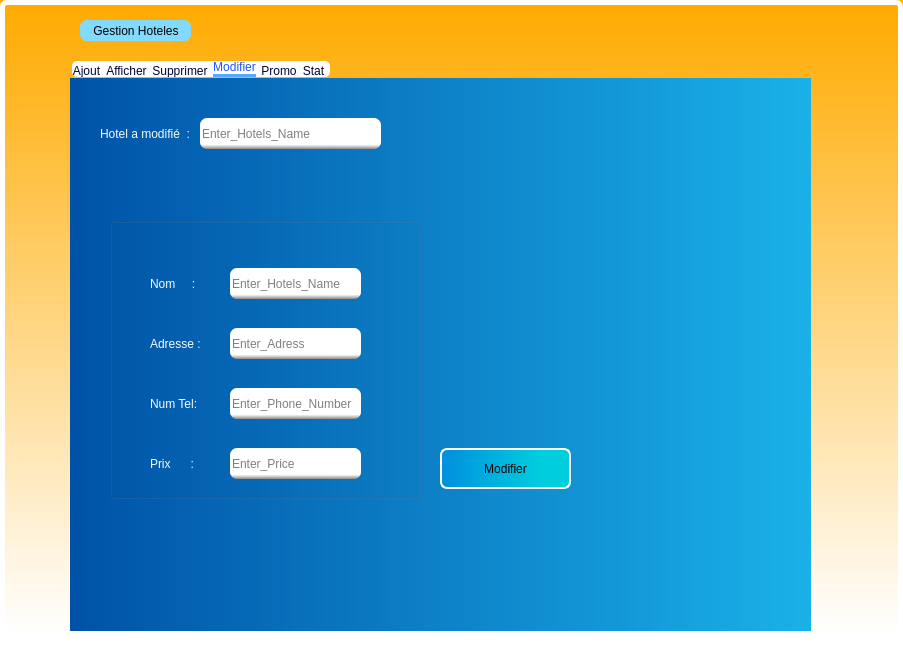
<?xml version="1.0" encoding="UTF-8"?>
<ui version="4.0">
 <class>G_Hoteles</class>
 <widget class="QDialog" name="G_Hoteles">
  <property name="geometry">
   <rect>
    <x>0</x>
    <y>0</y>
    <width>903</width>
    <height>650</height>
   </rect>
  </property>
  <property name="windowTitle">
   <string>Dialog</string>
  </property>
  <property name="autoFillBackground">
   <bool>false</bool>
  </property>
  <property name="styleSheet">
   <string notr="true">QDialog{
background-color:qlineargradient(spread:pad, x1:1, y1:0, x2:1, y2:1, stop:0 rgba(255, 170, 0, 255), stop:0.977273 rgba(255, 255, 255, 255));
border:5px solid white;
border-radius:7px;
}</string>
  </property>
  <widget class="QTabWidget" name="tabWidget_GH">
   <property name="geometry">
    <rect>
     <x>70</x>
     <y>60</y>
     <width>741</width>
     <height>571</height>
    </rect>
   </property>
   <property name="styleSheet">
    <string notr="true">QTabWidget::pane{
position:relative;
/*background-color: qlineargradient(spread:pad, x1:0, y1:0.556818, x2:0.857955, y2:0.579545, stop:0 rgba(0, 0, 70, 255), stop:1 rgba(28, 181, 224, 255));
*/
background-color:qlineargradient(spread:pad, x1:0, y1:0, x2:1, y2:0, stop:0 rgba(0, 82, 167, 255), stop:1 rgba(26, 177, 232, 255));
border:none;

}
QTabWidget::tab-bar{
    bottom:1px;
    left:1.75px
}

QTabBar{
background-color:white;
    border-radius:5px;
    margin-top:1px;
}

QTabBar::tab {
    color:rgb(1,3,52);
    border:none;
    min-width:9em;
    min-height:3em;
    margin-right:5px;

}
QTabBar::tab::hover,QTabBar::tab::selected{
    color:rgb(33,86,250);
    border:none;

}
QTabBar::tab::selected{
    border-bottom:4px solid rgb(85, 170, 255);
}
QTabBar::tab:!selected{
margin-top:4px;
}</string>
   </property>
   <property name="currentIndex">
    <number>3</number>
   </property>
   <widget class="QWidget" name="tab">
    <property name="styleSheet">
     <string notr="true"/>
    </property>
    <attribute name="title">
     <string>Ajout</string>
    </attribute>
    <widget class="QPushButton" name="pb_ajouter">
     <property name="geometry">
      <rect>
       <x>350</x>
       <y>390</y>
       <width>131</width>
       <height>41</height>
      </rect>
     </property>
     <property name="font">
      <font>
       <weight>75</weight>
       <bold>true</bold>
      </font>
     </property>
     <property name="styleSheet">
      <string notr="true">QPushButton{
background-color:qlineargradient(spread:pad, x1:0, y1:0, x2:0.773, y2:0, stop:0 rgba(0, 143, 222, 255), stop:1 rgba(0, 205, 222, 255));
border: 2px solid white;
border-radius:7px;
color:rgb(255, 255, 255);
/*border-radius:20px;*/
}
QPushButton:hover{
background-color:qlineargradient(spread:pad, x1:0, y1:0, x2:1, y2:0.04, stop:0 rgba(88, 206, 255, 255), stop:1 rgba(0, 153, 255, 255));
}
QPushButton:pressed{
background-color:qlineargradient(spread:pad, x1:0, y1:0, x2:1, y2:0, stop:0 rgba(0, 66, 134, 255), stop:0.977273 rgba(23, 155, 203, 255), stop:1 rgba(255, 255, 255, 255));
}</string>
     </property>
     <property name="text">
      <string>Ajouter</string>
     </property>
    </widget>
    <widget class="QLineEdit" name="le_nom">
     <property name="geometry">
      <rect>
       <x>150</x>
       <y>110</y>
       <width>131</width>
       <height>31</height>
      </rect>
     </property>
     <property name="styleSheet">
      <string notr="true">QLineEdit{
background-color:qlineargradient(spread:pad, x1:0, y1:0.857, x2:0, y2:1, stop:0 rgba(255, 255, 255, 255), stop:1 rgba(139, 139, 139, 255));
border:none;
border-radius:7px;
}</string>
     </property>
     <property name="placeholderText">
      <string>Enter_Hotels_Name</string>
     </property>
    </widget>
    <widget class="QLabel" name="label_3">
     <property name="geometry">
      <rect>
       <x>70</x>
       <y>110</y>
       <width>51</width>
       <height>31</height>
      </rect>
     </property>
     <property name="font">
      <font>
       <weight>75</weight>
       <bold>true</bold>
      </font>
     </property>
     <property name="styleSheet">
      <string notr="true">QLabel{
background-color:none;
border:none;
color:rgb(243, 252, 255);
}</string>
     </property>
     <property name="text">
      <string>Nom     :</string>
     </property>
    </widget>
    <widget class="QLabel" name="label_5">
     <property name="geometry">
      <rect>
       <x>70</x>
       <y>170</y>
       <width>51</width>
       <height>31</height>
      </rect>
     </property>
     <property name="font">
      <font>
       <weight>75</weight>
       <bold>true</bold>
      </font>
     </property>
     <property name="styleSheet">
      <string notr="true">QLabel{
background-color:none;
border:none;
color:rgb(243, 252, 255);
}</string>
     </property>
     <property name="text">
      <string>Adresse :</string>
     </property>
    </widget>
    <widget class="QLineEdit" name="l_adresse">
     <property name="geometry">
      <rect>
       <x>150</x>
       <y>170</y>
       <width>131</width>
       <height>31</height>
      </rect>
     </property>
     <property name="styleSheet">
      <string notr="true">QLineEdit{
background-color:qlineargradient(spread:pad, x1:0, y1:0.857, x2:0, y2:1, stop:0 rgba(255, 255, 255, 255), stop:1 rgba(139, 139, 139, 255));
border:none;
border-radius:7px;
}</string>
     </property>
     <property name="placeholderText">
      <string>Enter_Adress</string>
     </property>
    </widget>
    <widget class="QLabel" name="label_6">
     <property name="geometry">
      <rect>
       <x>70</x>
       <y>230</y>
       <width>51</width>
       <height>31</height>
      </rect>
     </property>
     <property name="font">
      <font>
       <weight>75</weight>
       <bold>true</bold>
      </font>
     </property>
     <property name="styleSheet">
      <string notr="true">QLabel{
background-color:none;
border:none;
color:rgb(243, 252, 255);
}</string>
     </property>
     <property name="text">
      <string>Num Tel:</string>
     </property>
    </widget>
    <widget class="QLineEdit" name="le_tel">
     <property name="geometry">
      <rect>
       <x>150</x>
       <y>230</y>
       <width>131</width>
       <height>31</height>
      </rect>
     </property>
     <property name="styleSheet">
      <string notr="true">QLineEdit{
background-color:qlineargradient(spread:pad, x1:0, y1:0.857, x2:0, y2:1, stop:0 rgba(255, 255, 255, 255), stop:1 rgba(139, 139, 139, 255));
border:none;
border-radius:7px;
}</string>
     </property>
     <property name="placeholderText">
      <string>Enter_Phone_Number</string>
     </property>
    </widget>
    <widget class="QLabel" name="label_7">
     <property name="geometry">
      <rect>
       <x>70</x>
       <y>290</y>
       <width>51</width>
       <height>31</height>
      </rect>
     </property>
     <property name="font">
      <font>
       <weight>75</weight>
       <bold>true</bold>
      </font>
     </property>
     <property name="styleSheet">
      <string notr="true">QLabel{
background-color:none;
border:none;
color:rgb(243, 252, 255);
}</string>
     </property>
     <property name="text">
      <string>Prix      :</string>
     </property>
    </widget>
    <widget class="QLineEdit" name="le_prix">
     <property name="geometry">
      <rect>
       <x>150</x>
       <y>290</y>
       <width>131</width>
       <height>31</height>
      </rect>
     </property>
     <property name="styleSheet">
      <string notr="true">QLineEdit{
background-color:qlineargradient(spread:pad, x1:0, y1:0.857, x2:0, y2:1, stop:0 rgba(255, 255, 255, 255), stop:1 rgba(139, 139, 139, 255));
border:none;
border-radius:7px;
}</string>
     </property>
     <property name="placeholderText">
      <string>Enter_Price</string>
     </property>
    </widget>
    <widget class="QLabel" name="label_log">
     <property name="geometry">
      <rect>
       <x>510</x>
       <y>280</y>
       <width>231</width>
       <height>221</height>
      </rect>
     </property>
     <property name="styleSheet">
      <string notr="true">QLabel{
background-color:none;
border:none;
}</string>
     </property>
     <property name="text">
      <string/>
     </property>
     <property name="pixmap">
      <pixmap>../pngBT.png</pixmap>
     </property>
     <property name="scaledContents">
      <bool>true</bool>
     </property>
    </widget>
    <widget class="QDateEdit" name="Date">
     <property name="geometry">
      <rect>
       <x>190</x>
       <y>380</y>
       <width>101</width>
       <height>22</height>
      </rect>
     </property>
     <property name="styleSheet">
      <string notr="true">Date{
background-color:qlineargradient(spread:pad, x1:0, y1:0.857, x2:0, y2:1, stop:0 rgba(255, 255, 255, 255), stop:1 rgba(139, 139, 139, 255));
border:none;
border-radius:10px;
}
QDateEdit{
border-radius:10px;
background-color:qlineargradient(spread:pad, x1:0, y1:0.857, x2:0, y2:1, stop:0 rgba(255, 255, 255, 255), stop:1 rgba(139, 139, 139, 255));
}</string>
     </property>
    </widget>
    <widget class="QLabel" name="DateLabel">
     <property name="geometry">
      <rect>
       <x>80</x>
       <y>380</y>
       <width>101</width>
       <height>20</height>
      </rect>
     </property>
     <property name="styleSheet">
      <string notr="true">QLabel{
color:rgb(253,250,250);

}</string>
     </property>
     <property name="text">
      <string>Check in :</string>
     </property>
    </widget>
    <widget class="QDateEdit" name="Date_2">
     <property name="geometry">
      <rect>
       <x>190</x>
       <y>430</y>
       <width>101</width>
       <height>22</height>
      </rect>
     </property>
     <property name="styleSheet">
      <string notr="true">Date{
background-color:qlineargradient(spread:pad, x1:0, y1:0.857, x2:0, y2:1, stop:0 rgba(255, 255, 255, 255), stop:1 rgba(139, 139, 139, 255));
border:none;
border-radius:10px;
}
QDateEdit{
border-radius:10px;
background-color:qlineargradient(spread:pad, x1:0, y1:0.857, x2:0, y2:1, stop:0 rgba(255, 255, 255, 255), stop:1 rgba(139, 139, 139, 255));
}</string>
     </property>
    </widget>
    <widget class="QLabel" name="DateLabel_2">
     <property name="geometry">
      <rect>
       <x>80</x>
       <y>430</y>
       <width>101</width>
       <height>20</height>
      </rect>
     </property>
     <property name="styleSheet">
      <string notr="true">QLabel{
color:rgb(253,250,250);

}</string>
     </property>
     <property name="text">
      <string>Check out :</string>
     </property>
    </widget>
    <widget class="QGroupBox" name="groupBox_2">
     <property name="geometry">
      <rect>
       <x>40</x>
       <y>350</y>
       <width>261</width>
       <height>131</height>
      </rect>
     </property>
     <property name="title">
      <string/>
     </property>
    </widget>
    <widget class="QLabel" name="label_2">
     <property name="geometry">
      <rect>
       <x>70</x>
       <y>40</y>
       <width>211</width>
       <height>51</height>
      </rect>
     </property>
     <property name="maximumSize">
      <size>
       <width>16777215</width>
       <height>16777215</height>
      </size>
     </property>
     <property name="font">
      <font>
       <pointsize>16</pointsize>
       <weight>75</weight>
       <bold>true</bold>
      </font>
     </property>
     <property name="styleSheet">
      <string notr="true">QLabel{
color:rgb(255, 255, 255);
}</string>
     </property>
     <property name="text">
      <string>Ajouter un Hotel</string>
     </property>
    </widget>
    <zorder>groupBox_2</zorder>
    <zorder>pb_ajouter</zorder>
    <zorder>le_nom</zorder>
    <zorder>label_3</zorder>
    <zorder>label_5</zorder>
    <zorder>l_adresse</zorder>
    <zorder>label_6</zorder>
    <zorder>le_tel</zorder>
    <zorder>label_7</zorder>
    <zorder>le_prix</zorder>
    <zorder>label_log</zorder>
    <zorder>Date</zorder>
    <zorder>DateLabel</zorder>
    <zorder>Date_2</zorder>
    <zorder>DateLabel_2</zorder>
    <zorder>label_2</zorder>
   </widget>
   <widget class="QWidget" name="tab_6">
    <attribute name="title">
     <string>Afficher</string>
    </attribute>
    <widget class="QTableView" name="tab_hotel">
     <property name="geometry">
      <rect>
       <x>40</x>
       <y>40</y>
       <width>411</width>
       <height>371</height>
      </rect>
     </property>
     <property name="styleSheet">
      <string notr="true">QTableView{
border-radius:15px;
background-color:qlineargradient(spread:pad, x1:1, y1:0.824, x2:1, y2:0.977, stop:0 rgba(255, 255, 255, 255), stop:1 rgba(69, 87, 96, 255));
}</string>
     </property>
    </widget>
   </widget>
   <widget class="QWidget" name="tab_5">
    <property name="styleSheet">
     <string notr="true"/>
    </property>
    <attribute name="title">
     <string>Supprimer</string>
    </attribute>
    <widget class="QLabel" name="label_12">
     <property name="geometry">
      <rect>
       <x>60</x>
       <y>170</y>
       <width>101</width>
       <height>41</height>
      </rect>
     </property>
     <property name="styleSheet">
      <string notr="true">QLabel{
background-color:none;
border:none;
color:rgb(243, 252, 255);
}</string>
     </property>
     <property name="text">
      <string>Hotel a supprimé  :     </string>
     </property>
    </widget>
    <widget class="QLineEdit" name="le_hotel_supp">
     <property name="geometry">
      <rect>
       <x>170</x>
       <y>170</y>
       <width>181</width>
       <height>41</height>
      </rect>
     </property>
     <property name="styleSheet">
      <string notr="true">QLineEdit{
background-color:none;
border:none;
border-radius:7px;
}</string>
     </property>
     <property name="placeholderText">
      <string>Enter_Hotels_Id</string>
     </property>
    </widget>
    <widget class="QPushButton" name="pb_supprimer">
     <property name="geometry">
      <rect>
       <x>400</x>
       <y>170</y>
       <width>131</width>
       <height>41</height>
      </rect>
     </property>
     <property name="styleSheet">
      <string notr="true">QPushButton{
background-color:qlineargradient(spread:pad, x1:0, y1:0, x2:0.773, y2:0, stop:0 rgba(0, 143, 222, 255), stop:1 rgba(0, 205, 222, 255));
border: 2px solid white;
border-radius:7px;
/*border-radius:20px;*/
}
QPushButton:hover{
background-color:qlineargradient(spread:pad, x1:0, y1:0, x2:1, y2:0.04, stop:0 rgba(88, 206, 255, 255), stop:1 rgba(0, 153, 255, 255));
}
QPushButton:pressed{
background-color:qlineargradient(spread:pad, x1:0, y1:0, x2:1, y2:0, stop:0 rgba(0, 66, 134, 255), stop:0.977273 rgba(23, 155, 203, 255), stop:1 rgba(255, 255, 255, 255));
}</string>
     </property>
     <property name="text">
      <string>Supprimé</string>
     </property>
    </widget>
   </widget>
   <widget class="QWidget" name="tab_2">
    <property name="styleSheet">
     <string notr="true"/>
    </property>
    <attribute name="title">
     <string>Modifier</string>
    </attribute>
    <widget class="QLineEdit" name="lineEdit_3">
     <property name="geometry">
      <rect>
       <x>130</x>
       <y>40</y>
       <width>181</width>
       <height>31</height>
      </rect>
     </property>
     <property name="styleSheet">
      <string notr="true">QLineEdit{
background-color:qlineargradient(spread:pad, x1:0, y1:0.857, x2:0, y2:1, stop:0 rgba(255, 255, 255, 255), stop:1 rgba(139, 139, 139, 255));
border:none;
border-radius:7px;
}</string>
     </property>
     <property name="placeholderText">
      <string>Enter_Hotels_Name</string>
     </property>
    </widget>
    <widget class="QLabel" name="label_4">
     <property name="geometry">
      <rect>
       <x>30</x>
       <y>40</y>
       <width>91</width>
       <height>31</height>
      </rect>
     </property>
     <property name="styleSheet">
      <string notr="true">QLabel{
background-color:none;
border:none;
color:rgb(243, 252, 255);
}</string>
     </property>
     <property name="text">
      <string>Hotel a modifié  :     </string>
     </property>
    </widget>
    <widget class="QGroupBox" name="groupBox">
     <property name="geometry">
      <rect>
       <x>40</x>
       <y>140</y>
       <width>311</width>
       <height>281</height>
      </rect>
     </property>
     <property name="title">
      <string/>
     </property>
     <widget class="QLineEdit" name="modif_adresse">
      <property name="geometry">
       <rect>
        <x>120</x>
        <y>110</y>
        <width>131</width>
        <height>31</height>
       </rect>
      </property>
      <property name="styleSheet">
       <string notr="true">QLineEdit{
background-color:qlineargradient(spread:pad, x1:0, y1:0.857, x2:0, y2:1, stop:0 rgba(255, 255, 255, 255), stop:1 rgba(139, 139, 139, 255));
border:none;
border-radius:7px;
}</string>
      </property>
      <property name="placeholderText">
       <string>Enter_Adress</string>
      </property>
     </widget>
     <widget class="QLineEdit" name="modif_nom">
      <property name="geometry">
       <rect>
        <x>120</x>
        <y>50</y>
        <width>131</width>
        <height>31</height>
       </rect>
      </property>
      <property name="styleSheet">
       <string notr="true">QLineEdit{
background-color:qlineargradient(spread:pad, x1:0, y1:0.857, x2:0, y2:1, stop:0 rgba(255, 255, 255, 255), stop:1 rgba(139, 139, 139, 255));
border:none;
border-radius:7px;
}</string>
      </property>
      <property name="placeholderText">
       <string>Enter_Hotels_Name</string>
      </property>
     </widget>
     <widget class="QLabel" name="label_8">
      <property name="geometry">
       <rect>
        <x>40</x>
        <y>110</y>
        <width>51</width>
        <height>31</height>
       </rect>
      </property>
      <property name="styleSheet">
       <string notr="true">QLabel{
background-color:none;
border:none;
color:rgb(243, 252, 255);
}</string>
      </property>
      <property name="text">
       <string>Adresse :</string>
      </property>
     </widget>
     <widget class="QLabel" name="label_10">
      <property name="geometry">
       <rect>
        <x>40</x>
        <y>50</y>
        <width>51</width>
        <height>31</height>
       </rect>
      </property>
      <property name="styleSheet">
       <string notr="true">QLabel{
background-color:none;
border:none;
color:rgb(243, 252, 255);
}</string>
      </property>
      <property name="text">
       <string>Nom     :</string>
      </property>
     </widget>
     <widget class="QLabel" name="label_11">
      <property name="geometry">
       <rect>
        <x>40</x>
        <y>170</y>
        <width>51</width>
        <height>31</height>
       </rect>
      </property>
      <property name="styleSheet">
       <string notr="true">QLabel{
background-color:none;
border:none;
color:rgb(243, 252, 255);
}</string>
      </property>
      <property name="text">
       <string>Num Tel:</string>
      </property>
     </widget>
     <widget class="QLabel" name="label_9">
      <property name="geometry">
       <rect>
        <x>40</x>
        <y>230</y>
        <width>51</width>
        <height>31</height>
       </rect>
      </property>
      <property name="styleSheet">
       <string notr="true">QLabel{
background-color:none;
border:none;
color:rgb(243, 252, 255);
}</string>
      </property>
      <property name="text">
       <string>Prix      :</string>
      </property>
     </widget>
     <widget class="QLineEdit" name="modif_tel">
      <property name="geometry">
       <rect>
        <x>120</x>
        <y>170</y>
        <width>131</width>
        <height>31</height>
       </rect>
      </property>
      <property name="styleSheet">
       <string notr="true">QLineEdit{
background-color:qlineargradient(spread:pad, x1:0, y1:0.857, x2:0, y2:1, stop:0 rgba(255, 255, 255, 255), stop:1 rgba(139, 139, 139, 255));
border:none;
border-radius:7px;
}</string>
      </property>
      <property name="placeholderText">
       <string>Enter_Phone_Number</string>
      </property>
     </widget>
     <widget class="QLineEdit" name="modif_prix">
      <property name="geometry">
       <rect>
        <x>120</x>
        <y>230</y>
        <width>131</width>
        <height>31</height>
       </rect>
      </property>
      <property name="styleSheet">
       <string notr="true">QLineEdit{
background-color:qlineargradient(spread:pad, x1:0, y1:0.857, x2:0, y2:1, stop:0 rgba(255, 255, 255, 255), stop:1 rgba(139, 139, 139, 255));
border:none;
border-radius:7px;
}</string>
      </property>
      <property name="placeholderText">
       <string>Enter_Price</string>
      </property>
     </widget>
    </widget>
    <widget class="QPushButton" name="pb_modifier">
     <property name="geometry">
      <rect>
       <x>370</x>
       <y>370</y>
       <width>131</width>
       <height>41</height>
      </rect>
     </property>
     <property name="styleSheet">
      <string notr="true">QPushButton{
background-color:qlineargradient(spread:pad, x1:0, y1:0, x2:0.773, y2:0, stop:0 rgba(0, 143, 222, 255), stop:1 rgba(0, 205, 222, 255));
border: 2px solid white;
border-radius:7px;
/*border-radius:20px;*/
}
QPushButton:hover{
background-color:qlineargradient(spread:pad, x1:0, y1:0, x2:1, y2:0.04, stop:0 rgba(88, 206, 255, 255), stop:1 rgba(0, 153, 255, 255));
}
QPushButton:pressed{
background-color:qlineargradient(spread:pad, x1:0, y1:0, x2:1, y2:0, stop:0 rgba(0, 66, 134, 255), stop:0.977273 rgba(23, 155, 203, 255), stop:1 rgba(255, 255, 255, 255));
}</string>
     </property>
     <property name="text">
      <string>Modifier</string>
     </property>
    </widget>
    <zorder>groupBox</zorder>
    <zorder>lineEdit_3</zorder>
    <zorder>label_4</zorder>
    <zorder>pb_modifier</zorder>
   </widget>
   <widget class="QWidget" name="tab_4">
    <attribute name="title">
     <string>Promo</string>
    </attribute>
   </widget>
   <widget class="QWidget" name="tab_7">
    <property name="styleSheet">
     <string notr="true">QWidget{
background-color:qlineargradient(spread:pad, x1:1, y1:0.824, x2:1, y2:0.159, stop:0 rgba(255, 255, 255, 255), stop:1 rgba(183, 233, 255, 255));
border:4px solid white;
}
</string>
    </property>
    <attribute name="title">
     <string>Stat</string>
    </attribute>
   </widget>
  </widget>
  <widget class="QLabel" name="label">
   <property name="geometry">
    <rect>
     <x>80</x>
     <y>20</y>
     <width>111</width>
     <height>21</height>
    </rect>
   </property>
   <property name="styleSheet">
    <string notr="true">QLabel{
background-color:rgb(130, 218, 255);
border:none;
border-radius:7px;
}</string>
   </property>
   <property name="text">
    <string>    Gestion Hoteles</string>
   </property>
  </widget>
 </widget>
 <resources/>
 <connections/>
</ui>
